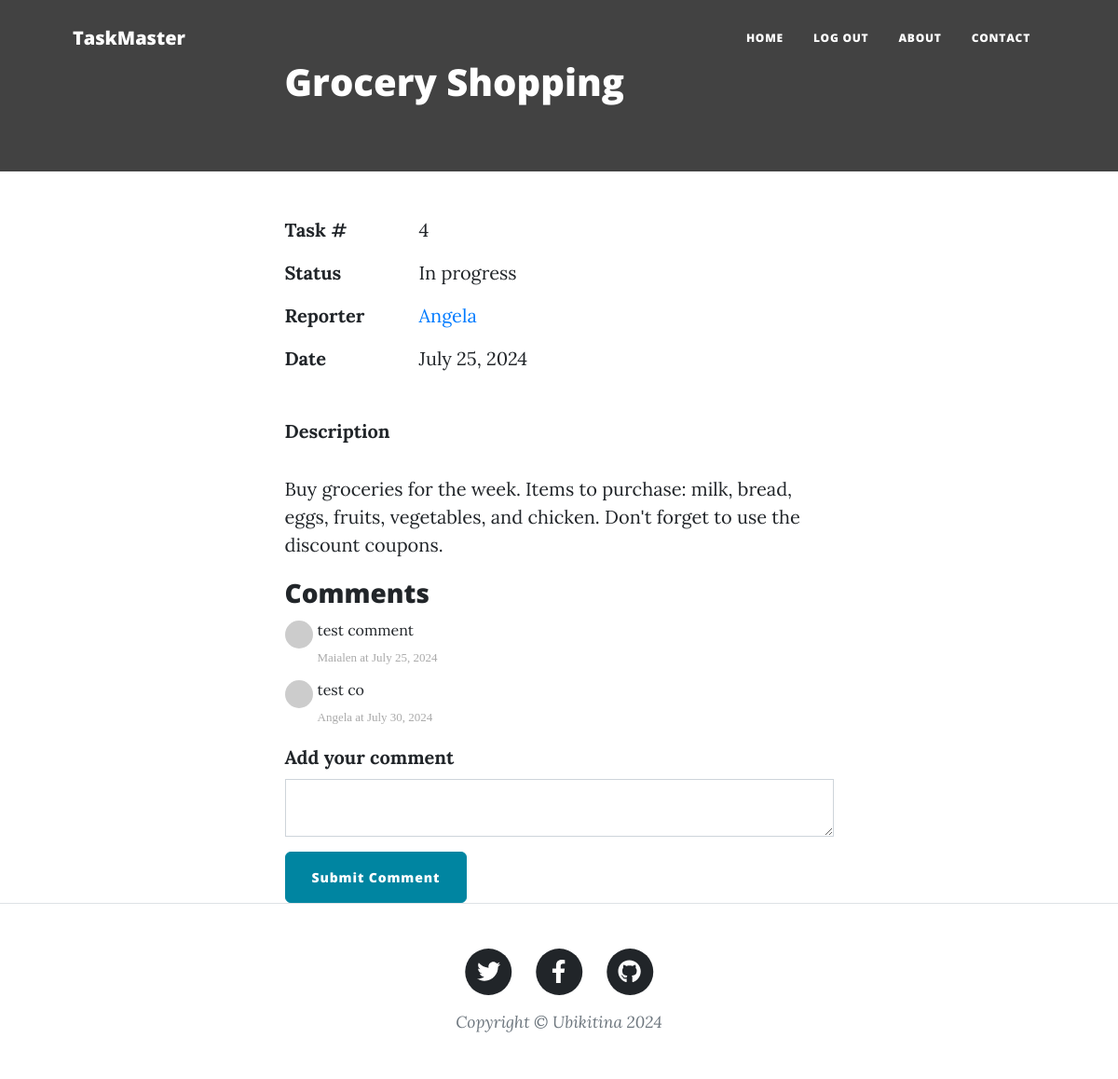
The app's page /task/4 (signed in) with its own data.
### main.py (models this page shows)
class Task(db.Model):
    __tablename__ = "tasks"
    id = db.Column(db.Integer, primary_key=True)
    author_id = db.Column(db.Integer, db.ForeignKey("users.id"))
    author = relationship("User", back_populates="posts")
    title = db.Column(db.String(250), unique=True, nullable=False)
    date = db.Column(db.String(250), nullable=False)
    body = db.Column(db.Text, nullable=False)
    status = db.Column(db.String(250), nullable=False)
    comments = relationship("Comment", back_populates="parent_post")

class User(UserMixin, db.Model):
    __tablename__ = "users"
    id = db.Column(db.Integer, primary_key=True)
    email = db.Column(db.String(100), unique=True)
    password = db.Column(db.String(100))
    name = db.Column(db.String(100))
    posts = relationship("Task", back_populates="author")  # The "author" refers to the author property in the Task class.
    comments = relationship("Comment", back_populates="comment_author")  # "comment_author" refers to the comment_author property in the Comment class.

class Comment(db.Model):
    __tablename__ = "comments"
    id = db.Column(db.Integer, primary_key=True)
    author_id = db.Column(db.Integer, db.ForeignKey("users.id"))   # "users.id" The users refers to the tablename of the Users class.
    comment_author = relationship("User", back_populates="comments")  # "comments" refers to the comments property in the User class.
    post_id = db.Column(db.Integer, db.ForeignKey("tasks.id"))
    parent_post = relationship("Task", back_populates="comments")
    text = db.Column(db.Text, nullable=False)
    date = db.Column(db.String(250), nullable=False)

### main.py (the view, shortened to what this page needs)
@app.route("/task/<int:post_id>", methods=["GET", "POST"])
def show_task(post_id):
    requested_post = db.get_or_404(Task, post_id)
    comment_form = CommentForm()  # Add the CommentForm to the route
    return render_template("task.html", post=requested_post, current_user=current_user, form=comment_form)

### forms.py
class CommentForm(FlaskForm):
    comment_text = TextAreaField("Add your comment", validators=[DataRequired()])
    submit = SubmitField("Submit Comment")

### main.py (called while the page is built)
@login_manager.user_loader
def load_user(user_id):
    return db.get_or_404(User, user_id)

### templates/task.html (shortened to what this page needs)
{% from "bootstrap5/form.html" import render_form %}
{% include "header.html" %}
<header class="taskhead" >
  <div class="container position-relative px-4 px-lg-5">
    <div class="row gx-4 gx-lg-5 justify-content-center">
      <div class="col-md-10 col-lg-8 col-xl-7">
        <div class="post-heading">
          <h1>{{ post.title }}</h1>
        </div>
      </div>
    </div>
  </div>
</header>
<article>
  <div class="container px-4 px-lg-5">
    <div class="row gx-4 gx-lg-5 justify-content-center">
      <div class="col-md-10 col-lg-8 col-xl-7">
        <div class="task-info">
          <div class="task-info-row">
            <span class="task-info-label">Task #</span>
            <span class="task-info-value">{{ post.id }}</span>
          </div>
          <div class="task-info-row">
            <span class="task-info-label">Status</span>
            <span class="task-info-value">{{ post.status }}</span>
          </div>
          <div class="task-info-row">
            <span class="task-info-label">Reporter</span>
            <span class="task-info-value"><a href="#">{{ post.author.name }}</a></span>
          </div>
          <div class="task-info-row">
            <span class="task-info-label">Date</span>
            <span class="task-info-value">{{ post.date }}</span>
          </div>
        </div>
        <p style="font-weight: bold;">Description</p>
        {{ post.body|safe }}
        <div class="comment">
          <ul class="commentList">
            <h3>Comments</h3>
             {% for comment in post.comments: %}
            <li>
              <div class="commenterImage">
                <img src="{{ comment.comment_author.email | gravatar }}" />
              </div>
              <div class="commentText">
                <p>{{comment.text|safe}}</p>
                <span class="date sub-text">{{comment.comment_author.name}} at {{comment.date}}</span>
              </div>
            </li>
            {% endfor %}
          </ul>
        </div>
        {{ render_form(form, novalidate=True, button_map={"submit": "primary"}) }}
      </div>
    </div>
  </div>
</article>
{% include "footer.html" %}

### records on screen
Task: title "Grocery Shopping", id "4", status "In progress", date "July 25, 2024", body "Buy groceries for the week. Items to purchase: milk, bread, eggs, fruits, vegetables, and chicken. Don't forget to use the discount coupons."
User: author.name "Angela"
Comment: text "test comment", comment_author.name "Maialen", date "July 25, 2024"
Comment: text "test co", comment_author.name "Angela", date "July 30, 2024"
